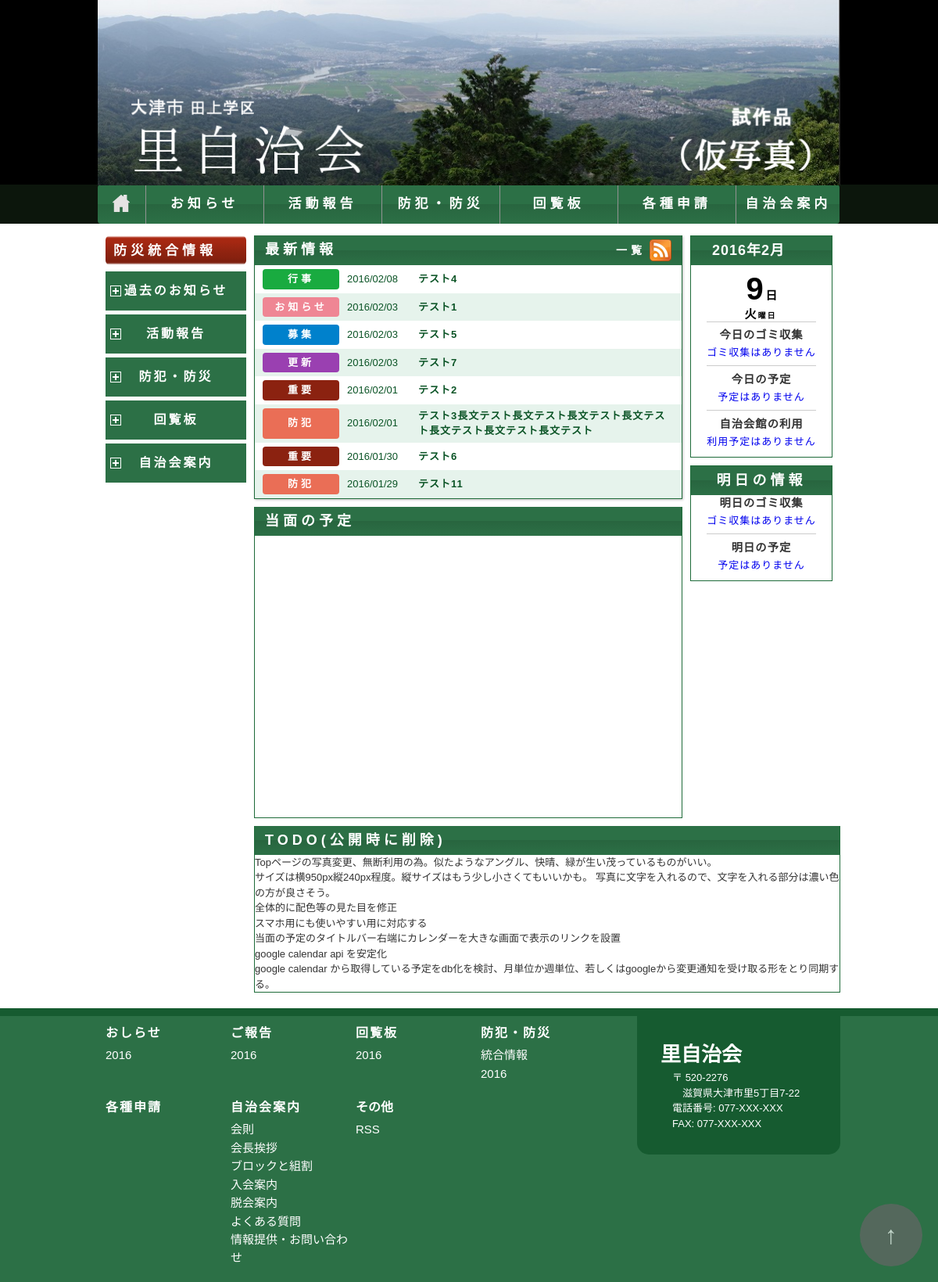
The page / on the database its author committed.
### informations/models.py (models this page shows, shortened)
class Information(models.Model):
    title = models.CharField(u'タイトル', max_length=200, blank=False)
    ctime = models.DateTimeField(u'作成日時', auto_now_add=True, blank=False)
    pub_date = models.DateTimeField(u'公開日時', blank=False, default=datetime.now())
    category = models.IntegerField(u'お知らせの種類', choices=INFO_CATEGORIES, blank=False, default=2)
    url = models.URLField('URL', max_length=200, blank=False)
    publish = models.BooleanField(u'公開する', default=True)
    class Meta:
        verbose_name = u'お知らせ'
        verbose_name_plural = u'お知らせ'

### home/views.py (the view)
# urls.py: 2. Add a URL to urlpatterns:  url(r'^$', views.home, name='home')
def home(request):
    context = {}
    now = datetime.datetime.now()
    context['today'] = Day(now)
    start = now - datetime.timedelta(PAST_COUNTS)
    end = now
    infos = list(Information.objects
                 .filter(publish=True)
                 .filter(pub_date__lte=now)
                 .order_by('-pub_date')[:MIN_INFO_COUNTS])
    range_infos = list(Information.objects
                       .filter(publish=True)
                       .filter(pub_date__gte=start)
                       .filter(pub_date__lte=end)
                       .order_by('-pub_date'))
    if len(infos) < len(range_infos):
        infos = range_infos
    context['info_list'] = [Info(i.title, i.category, i.pub_date, i.url) for i in infos]
    context['todayGarbageCollection'] = list(list_garbage_events(now, now))
    context['todaySchedules'] = list(list_main_events(now, now))
    context['todayHallBooking'] = list(list_hall_events(now, now))
    tomorrow = now + datetime.timedelta(1)
    context['tomorrowGarbageCollection'] = list(
        list_garbage_events(tomorrow, tomorrow))
    context['tomorrowSchedules'] = list(list_main_events(tomorrow, tomorrow))
    context['emergencies'] = list(Emergency.objects.filter(
        Q(expires_on__isnull=True)|Q(expires_on__gte=now),
        Q(published_from__isnull=True)|Q(published_from__lte=now),
        Q(status=True)).order_by('-published_from'))
    return render_to_response('home/home.html', context, context_instance=RequestContext(request))

### home/views.py (called while the page is built)
def get_credentials():
    home_dir = os.path.expanduser('~')
    credential_dir = os.path.join(home_dir, '.credentials')
    if not os.path.exists(credential_dir):
        os.makedirs(credential_dir)
    credential_path = os.path.join(credential_dir,
                                   'calendar-python-quickstart.json')
    store = oauth2client.file.Storage(credential_path)
    credentials = store.get()
    if not credentials or credentials.invalid:
        flow = client.flow_from_clientsecrets(CLIENT_SECRET_FILE, SCOPES)
        flow.user_agent = APPLICATION_NAME
        flags = Namespace(auth_host_name='localhost', auth_host_port=[8080, 8090],
                          logging_level='ERROR', noauth_local_webserver=False)
        credentials = tools.run_flow(flow, store, flags)
        print('Storing credentials to ' + credential_path)
    return credentials

def list_events(calendar_id, start, end, max_results=10):
    credentials = get_credentials()
    http = credentials.authorize(httplib2.Http())
    service = discovery.build('calendar', 'v3', http=http)
    time_min = start.strftime('%Y-%m-%dT00:00:00.000000Z')
    time_max = end.strftime('%Y-%m-%dT23:59:59.999999Z')
    eventsResult = service.events().list(
        calendarId=calendar_id,
        timeMin=time_min, timeMax=time_max, maxResults=max_results, singleEvents=True,
        orderBy='startTime').execute()
    return eventsResult.get('items', [])

def list_garbage_events(start, end, max_results=10):
    for ev in list_events(CALID_GARBAGE, start, end, max_results=max_results):
        starttime = ev.get('start', {}).get('dateTime', None)
        if starttime:
            starttime = starttime.split('T')[1].split('+')[0][:-3]
        image = GARBAGE_IMGS.get(ev.get('summary', ''), None)
        print(image)
        yield GarbageEvent(
            Event(colorId=ev.get('colorId', ''),
                  created=ev.get('created', ''),
                  url=ev.get('htmlLink', ''),
                  id=ev.get('id', ''),
                  kind=ev.get('kind', ''),
                  status=ev.get('status', ''),
                  title=ev.get('summary', ''),
                  starttime=starttime,), image=image)

    @property
    def category(self, ):
        return self.categories.get(self._category)

    @property
    def date(self, ):
        return self._ctime.strftime('%Y/%m/%d')

    @property
    def year(self, ):
        return self._date.year

    @property
    def day(self, ):
        return self._date.day

### templates/home/home.html
{% extends "base/base.html" %}
{% load staticfiles %}
{% block css %}
<link rel="stylesheet" type="text/css" href="{% static "top.css" %}">
{% endblock %}
{% block main %}
<div id="dayInfo">
  {% include "home/today.html" %}
  {% include "home/tomorrow.html" %}
</div>
{% include "home/informations.html" %}
{% include "home/agenda.html" %}
<div id="todo" class="mainContent" style="float:left">
  <h2>TODO(公開時に削除)</h2>
  <p>Topページの写真変更、無断利用の為。似たようなアングル、快晴、緑が生い茂っているものがいい。<br />
    サイズは横950px縦240px程度。縦サイズはもう少し小さくてもいいかも。
    写真に文字を入れるので、文字を入れる部分は濃い色の方が良さそう。
  </p>
  <p>全体的に配色等の見た目を修正</p>
  <p>スマホ用にも使いやすい用に対応する</p>
  <p>当面の予定のタイトルバー右端にカレンダーを大きな画面で表示のリンクを設置</p>
  <p>google calendar api を安定化</p>
  <p>google calendar から取得している予定をdb化を検討、月単位か週単位、若しくはgoogleから変更通知を受け取る形をとり同期する。</p>
</div>
{% endblock %}

### templates/base/base.html (shortened to what this page needs)
<html>
  <head>
    {% load staticfiles %}
    <link rel="stylesheet" type="text/css" href="{% static "reset.css" %}">
    <link rel="stylesheet" type="text/css" href="{% static "base.css" %}">
    {% block css %}
    {% endblock %}
  </head>
  <body>
    {% include 'base/header.html' %}
    <div id="middle"  class="clearfix">
      <head>
      </head>
      {% include 'base/links.html' %}
      <div id="main">
        {% block main %}
        {% endblock %}
      </div>
    </div>
    {% include 'base/footer.html' %}
    {% include 'base/pagetop.html' %}
  </body>
</html>

### templates/base/header.html
{% load staticfiles %}
<div id="header" class="clearfix">
  <div id="masthead">
    <div id="mastheadImage">
      <a href="index.html" title="ホーム" alt="ホーム">
        <img src="{% static "headerImage.jpg" %}"/>
      </a>
    </div>
  </div>
  <div id="menubar">
    <ul id="menubar_container" class="clearfix">
      <li><a href="/" title="ホーム">
          <img src="{% static "homeIcon.png" %}" alt="ホーム"/></a></li>
      <li><a href="/informations"><span>お知らせ</span></a></li>
      <li><a href="/activity"><span>活動報告</span></a></li>
      <li><a href="/security"><span>防犯・防災</span></a></li>
      <li><a href="/board"><span>回覧板</span></a></li>
      <li><a href="/formats"><span>各種申請</span></a></li>
      <li><a href="/about"><span>自治会案内</span></a></li>
    </ul>
  </div>
</div>

### templates/base/links.html
<div id="links" class="clearfix">
  <div id="securityPortal">
    <a href="/about" target="_blank">
      <span>防災統合情報</span>
    </a>
  </div>
  {% include 'base/linkTree.html' %}
</div>

### templates/base/linkTree.html (shortened to what this page needs)
{% load staticfiles %}
{% load startswidth %}
<div id="linkTree">
  <div id="informationLinks">
    <h2 {% if request.path|startswith:"/informations" %}class="selected"{% endif %}>過去のお知らせ</h2>
  </div>
  <div id="activityLinks">
    <h2 {% if request.path|startswith:"/activity" %}class="selected"{% endif %}>活動報告</h2>
  </div>
  <div id="securityLinks">
    <h2 {% if request.path|startswith:"/security" %}class="selected"{% endif %}>防犯・防災</h2>
  </div>
  <div id="boardLinks">
    <h2 {% if request.path|startswith:"/board" %}class="selected"{% endif %}>回覧板</h2>
  </div>
  <div id="aboutLinks">
    <h2 {% if request.path|startswith:"/about" %}class="selected"{% endif %}>自治会案内</h2>
  </div>
</div>

### templates/home/today.html (shortened to what this page needs)
{% load staticfiles %}
<div id="today" class="mainContent">
  {% include "home/tearOffCalendar.html" %}
  <hr />
  {% include "home/todayGarbageCollection.html" %}
  <hr />
  {% include "home/todaySchedules.html" %}
  <hr />
  {% include "home/todayHallBooking.html" %}
</div>

### templates/home/tearOffCalendar.html
<div id="tearOffCalendar" class="today">
  <a href="https://calendar.google.com/calendar/embed?src=satotanakami%40gmail.com&ctz=Asia/Tokyo" title="カレンダーへ移動" target="_blank">
    <div class="year">{{ today.year }}</div>
    <div class="month">{{ today.month }}</div>
    <div class="day">{{ today.day }}</div>
    <div class="week">{{ today.week }}</div>
  </a>
</div>

### templates/home/todayGarbageCollection.html
{% load static %}
{% get_static_prefix as STATIC_PREFIX %}
<div id="todayGarbageCollection" class="today garbageCollection">
  <h4>今日のゴミ収集</h4>
  <ul>
    {% if todayGarbageCollection %}
      {% for event in todayGarbageCollection %}
    <li>
      <p>
        <a href="http://www.city.otsu.lg.jp/machi/gomi/calendar/1389250930014.html" target="_blank" title="大津市のページへ移動" >
          <img src="{{ STATIC_PREFIX }}{{ event.image }}"/>
        </a>
      </p>
    </li>
      {% endfor %}
    {% else %}
    <li>
      <p>
        <a href="http://www.city.otsu.lg.jp/machi/gomi/calendar/1389250930014.html" target="_blank" title="大津市のページへ移動">
          ゴミ収集はありません
        </a>
      </p>
    </li>
    {% endif %}
  </ul>
</div>

### templates/home/todaySchedules.html
<div id="todaySchedules" class="today schedules">
  <h4>今日の予定</h4>
  <ol>
    {% if todaySchedules %}
      {% for event in todaySchedules %}
    <li>
      <p>
        <a href="{{ event.url }}" target="_blank" title="詳細を見る">
          {% if event.starttime %}{{event.starttime}}{% endif %} {{ event.title }}
        </a>
      </p>
    </li>
      {% endfor %}
    {% else %}
    <li>
      <p>
        <a href="https://calendar.google.com/calendar/embed?src=satotanakami%40gmail.com&ctz=Asia/Tokyo" target="_blank" title="カレンダーを見る">
          予定はありません
        </a>
      </p>
    </li>
    {% endif %}
  </ol>
</div>

### templates/home/todayHallBooking.html
<div id="todayHallBooking" class="today hallBooking">
  <h4>自治会館の利用</h4>
  <ol>
    {% if todayHallBooking %}
      {% for event in todayHallBooking %}
    <li>
      <p>
        <a href="{{ event.url }}" target="_blank" title="詳細を見る">
          {% if event.starttime %}{{event.starttime}}{% endif %} {{ event.title }}
        </a>
      </p>
    </li>
      {% endfor %}
    {% else %}
    <li>
      <p>
        <a href="https://calendar.google.com/calendar/embed?src=6m5ne5kcfmkek4t0ba37o95olo%40group.calendar.google.com&ctz=Asia/Tokyo" target="_blank" title="カレンダーを見る">
          利用予定はありません
        </a>
      </p>
    </li>
    {% endif %}
  </ol>
</div>

### templates/home/tomorrow.html
<div id="tomorrow" class="mainContent">
  <h2>明日の情報</h2>
  {% include "home/tomorrowGarbageCollection.html" %}
  <hr />
  {% include "home/tomorrowSchedules.html" %}
</div>

### templates/home/tomorrowGarbageCollection.html
{% load static %}
{% get_static_prefix as STATIC_PREFIX %}
<div id="tomorrowGarbageCollection" class="tomorrow garbageCollection">
  <h4>明日のゴミ収集</h4>
  <ul>
    {% if tomorrowGarbageCollection %}
      {% for event in tomorrowGarbageCollection %}
    <li>
      <p>
        <a href="http://www.city.otsu.lg.jp/machi/gomi/calendar/1389250930014.html" target="_blank" title="大津市のページへ移動" >
          <img src="{{ STATIC_PREFIX }}{{ event.image }}"/>
        </a>
      </p>
    </li>
      {% endfor %}
    {% else %}
    <li>
      <p>
        <a href="http://www.city.otsu.lg.jp/machi/gomi/calendar/1389250930014.html" target="_blank" title="大津市のページへ移動">
          ゴミ収集はありません
        </a>
      </p>
    </li>
    {% endif %}
  </ul>
</div>

### templates/home/tomorrowSchedules.html
<div id="tomorrowSchedules" class="tomorrow Schedules">
  <h4>明日の予定</h4>
  <ol>
    {% if tomorrowSchedules %}
      {% for event in tomorrowSchedules %}
    <li>
      <p>
        <a href="{{ event.url }}" target="_blank" title="詳細を見る">
          {% if event.starttime %}{{event.starttime}}{% endif %} {{ event.title }}
        </a>
      </p>
    </li>
      {% endfor %}
    {% else %}
    <li>
      <p>
        <a href="https://calendar.google.com/calendar/embed?src=satotanakami%40gmail.com&ctz=Asia/Tokyo" target="_blank" title="カレンダーを見る">
          予定はありません
        </a>
      </p>
    </li>
    {% endif %}
  </ol>
</div>

### templates/home/informations.html
{% load staticfiles %}
<div id="informations" class="mainContent">
  <h2>
    <span class="rss"><a href="/informations/feed/" title="rss"><img src="{% static "feedIcon28x28.png" %}" alt="rss"/></a></span>
    <span class="infolist"><a href="/informations">一覧</a></span>
    <a class="title" href="/informations" title="最新情報一覧">最新情報</a>
  </h2>
  <ol>
    {% for info in info_list %}
    <li>
      <a href="{{ info.url }}" target="_blank" title="詳細を見る">
        <span class="Category {{ info.category_class }}">{{ info.category }}</span>
        <span class="Date">{{ info.date }}</span>
        <span class="Title">{{ info.title }}</span>
      </a>
    </li>
    {% endfor %}
  </ol>
</div>

### templates/home/agenda.html
{% load staticfiles %}
<div id="agenda" class="mainContent">
  <h2>
    <a href="https://calendar.google.com/calendar/embed?src=satotanakami%40gmail.com&ctz=Asia/Tokyo">当面の予定</a>
  </h2>
  <iframe src="https://calendar.google.com/calendar/embed?showTitle=0&amp;showCalendars=0&amp;showTz=0&amp;mode=AGENDA&amp;height=600&amp;wkst=1&amp;bgcolor=%23FFFFFF&amp;src=satotanakami%40gmail.com&amp;color=%23125A12&amp;ctz=Asia%2FTokyo"  style="border-width:0" frameborder="0" scrolling="no"></iframe>
</div>

### templates/base/footer.html (shortened to what this page needs)
<div id="footer">
  <div id="footerWrapper">
    <div id="aboutMe">
      <h1>里自治会</h1>
      <ul>
        <li>
          <div id="zip">
            <p>520-2276</p>
          </div>
        </li>
        <li>
          <div id="address">
            <p><a href="https://www.google.co.jp/maps/place/%E3%80%92520-2276+Shiga-ken,+%C5%8Ctsu-shi,+Sato,+5+Chome%E2%88%927%E2%88%9222+%E9%87%8C%E5%85%AC%E6%B0%91%E9%A4%A8/@34.9394985,135.9306612,17z/data=!4m2!3m1!1s0x60016cee67f7d6df:0xe8e861cb3f9f2737?hl=ja" target="_blank" title="地図を見る">滋賀県大津市里5丁目7-22</a></p>
          </div>
        </li>
        <li>
          <div id="phone">
            <p>077-XXX-XXX</p>
          </div>
        </li>
        <li>
          <div id="fax">
            <p>077-XXX-XXX</p>
          </div>
        </li>
      </ul>
    </div>
    <div id="sitemap" class="footerContent clearfix">
      <div class="sitemapEntry">
        <h3><a href="/board">おしらせ</a></h3>
        <ul>
          <li><a href="/information">2016</a></li>
        </ul>
      </div>
      <div class="sitemapEntry">
        <h3><a href="/board">ご報告</a></h3>
        <ul>
          <li><a href="/information">2016</a></li>
        </ul>
      </div>
      <div class="sitemapEntry">
        <h3><a href="/board">回覧板</a></h3>
        <ul>
          <li><a href="/information">2016</a></li>
        </ul>
      </div>
      <div class="sitemapEntry">
        <h3><a href="/security">防犯・防災</a></h3>
        <ul>
          <li><a href="/">統合情報</a></li>
          <li><a href="/information">2016</a></li>
        </ul>
      </div>
      <div class="sitemapEntry">
        <h3><a href="/security">各種申請</a></h3>
      </div>
      <div id="query" class="sitemapEntry">
        <h3><a href="/board">自治会案内</a></h3>
        <ul>
          <li><a href="/board">会則</a></li>
          <li><a href="/board">会長挨拶</a></li>
          <li><a href="/about/group/">ブロックと組割</a></li>
          <li><a href="/board">入会案内</a></li>
          <li><a href="/board">脱会案内</a></li>
          <li><a href="/board">よくある質問</a></li>
          <li><a href="/about/contact/">情報提供・お問い合わせ</a></li>
        </ul>
      </div>
      <div class="sitemapEntry">
        <h3>その他</h3>
        <ul>
          <li><a href="/informations/feed/">RSS</a></li>
        </ul>
      </div>
    </div>
  </div>
</div>

### templates/base/pagetop.html (shortened to what this page needs)
{% load staticfiles %}
<div id="page-top">
  <a href="#header" title="先頭へ戻る">
    <span class="icon-arrow-up">
    </span>
  </a>
</div>

### rows shown on the page
Information: title "テスト4"
Information: title "テスト1"
Information: title "テスト5"
Information: title "テスト7"
Information: title "テスト2"
Information: title "テスト3長文テスト長文テスト長文テスト長文テスト長文テスト長文テスト長文テスト"
Information: title "テスト6"
Information: title "テスト11"

### other values the page prints
{{ today.year }} "2016"
{{ today.month }} "2"
{{ today.day }} "9"
{{ today.week }} "火"
{{ info.category }} "行事" "お知らせ" "募集" "更新" "重要" "防犯" "重要" "防犯"
{{ info.date }} "2016/02/08" "2016/02/03" "2016/02/03" "2016/02/03" "2016/02/01" "2016/02/01" "2016/01/30" "2016/01/29"
